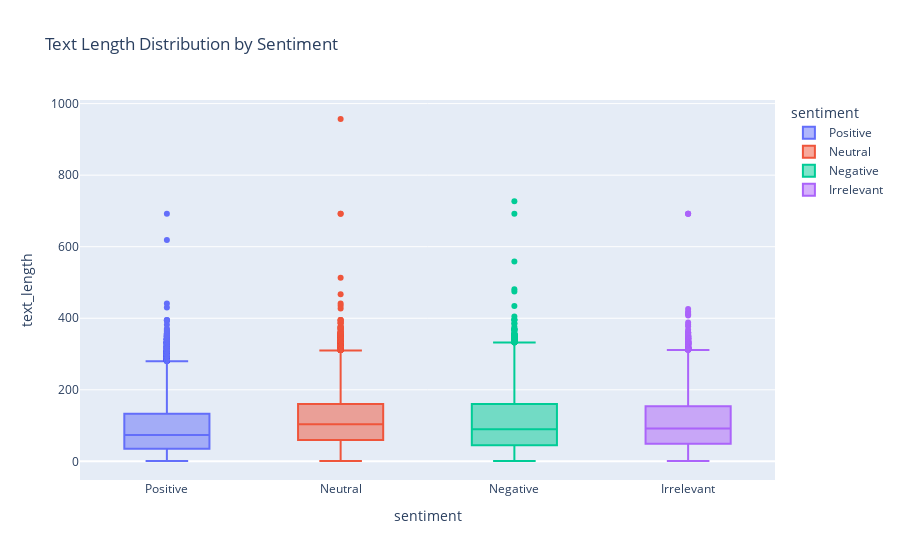

Notebook code cell kept with this figure:
### Code cell
# Calculate text length
# Ensure the column exists and convert to string before measuring length
df['text_length'] = df['tweet_content'].astype(str).apply(len)
df['word_count'] = df['tweet_content'].apply(lambda x: len(str(x).split()))
print("\nText Length Statistics:")
print(df[['text_length', 'word_count']].describe())
# Visualize text length by sentiment
fig = px.box(df, x='sentiment', y='text_length', 
             title='Text Length Distribution by Sentiment',
             color='sentiment')
fig.show()

### Figure 1 — Plotly figure (JSON) as saved in the notebook; plotly's stock layout.template omitted (floating-point values rounded to 4 significant figures; data arrays with more than 128 entries replaced by an {"elided": "..."} marker saying what was removed)
{"data": [{"alignmentgroup": "True", "hovertemplate": "sentiment=%{x}<br>text_length=%{y}<extra></extra>", "legendgroup": "Positive", "marker": {"color": "#636efa"}, "name": "Positive", "notched": false, "offsetgroup": "Positive", "orientation": "v", "showlegend": true, "type": "box", "x": {"elided": "20831 str values"}, "x0": " ", "xaxis": "x", "y": {"elided": "20831 int values"}, "y0": " ", "yaxis": "y"}, {"alignmentgroup": "True", "hovertemplate": "sentiment=%{x}<br>text_length=%{y}<extra></extra>", "legendgroup": "Neutral", "marker": {"color": "#EF553B"}, "name": "Neutral", "notched": false, "offsetgroup": "Neutral", "orientation": "v", "showlegend": true, "type": "box", "x": {"elided": "18318 str values"}, "x0": " ", "xaxis": "x", "y": {"elided": "18318 int values"}, "y0": " ", "yaxis": "y"}, {"alignmentgroup": "True", "hovertemplate": "sentiment=%{x}<br>text_length=%{y}<extra></extra>", "legendgroup": "Negative", "marker": {"color": "#00cc96"}, "name": "Negative", "notched": false, "offsetgroup": "Negative", "orientation": "v", "showlegend": true, "type": "box", "x": {"elided": "22542 str values"}, "x0": " ", "xaxis": "x", "y": {"elided": "22542 int values"}, "y0": " ", "yaxis": "y"}, {"alignmentgroup": "True", "hovertemplate": "sentiment=%{x}<br>text_length=%{y}<extra></extra>", "legendgroup": "Irrelevant", "marker": {"color": "#ab63fa"}, "name": "Irrelevant", "notched": false, "offsetgroup": "Irrelevant", "orientation": "v", "showlegend": true, "type": "box", "x": {"elided": "12990 str values"}, "x0": " ", "xaxis": "x", "y": {"elided": "12990 int values"}, "y0": " ", "yaxis": "y"}], "layout": {"boxmode": "overlay", "legend": {"title": {"text": "sentiment"}, "tracegroupgap": 0}, "title": {"text": "Text Length Distribution by Sentiment"}, "xaxis": {"anchor": "y", "categoryarray": ["Positive", "Neutral", "Negative", "Irrelevant"], "categoryorder": "array", "domain": [0, 1], "title": {"text": "sentiment"}}, "yaxis": {"anchor": "x", "domain": [0, 1], "title": {"text": "text_length"}}}}
